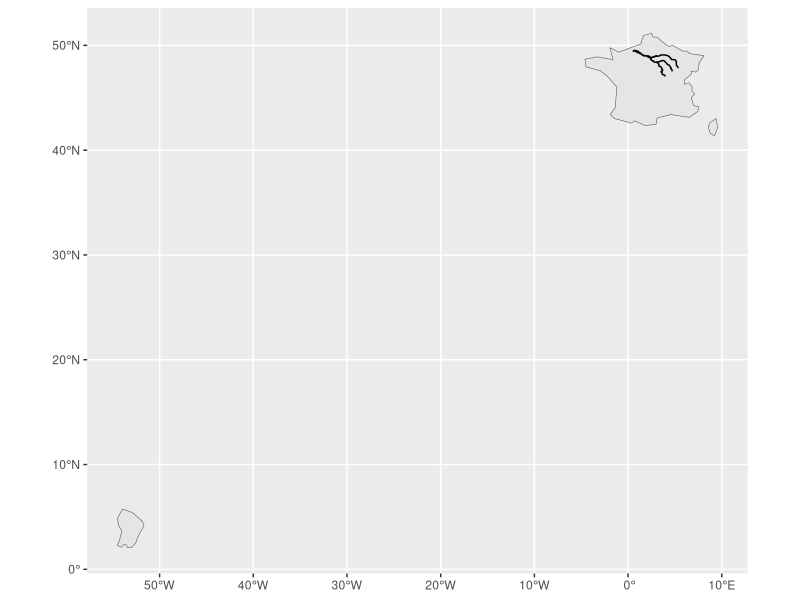
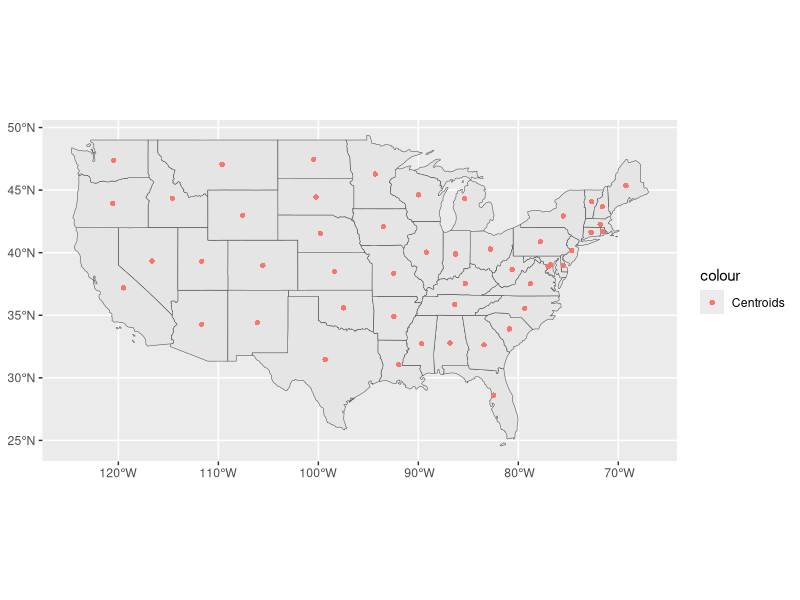
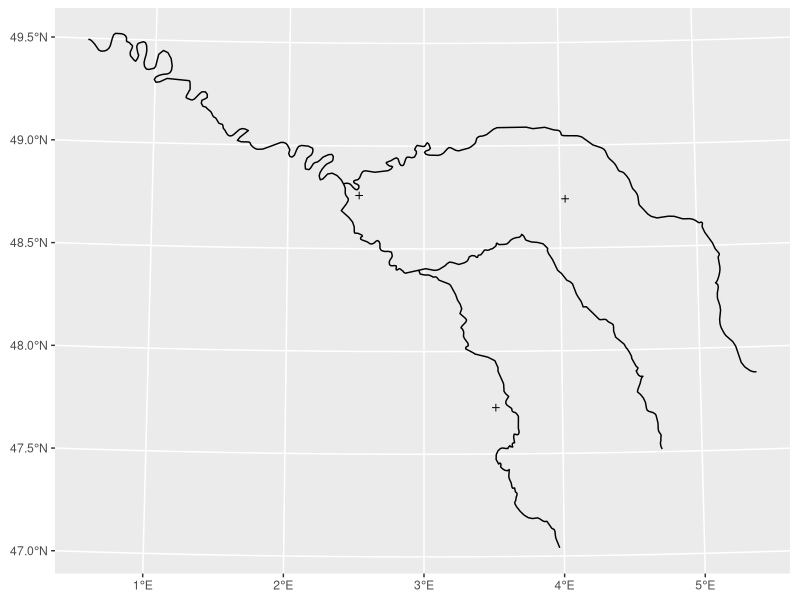
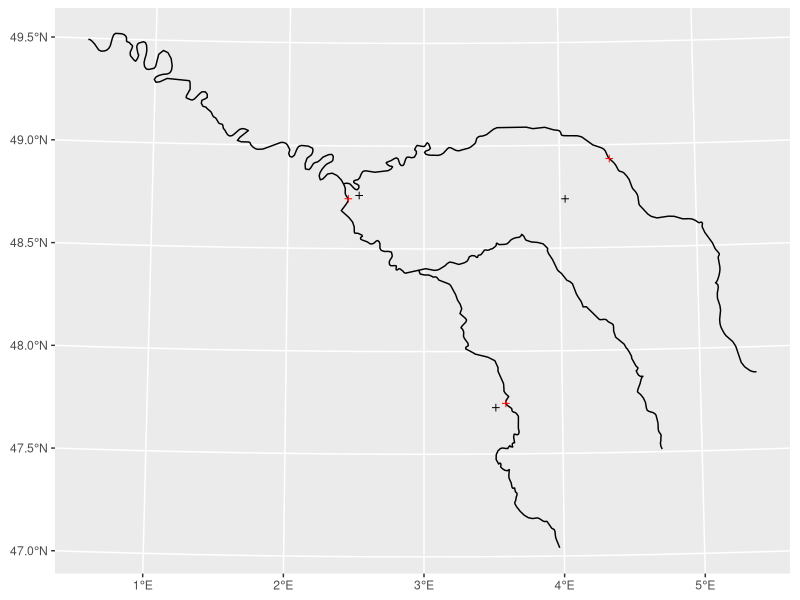
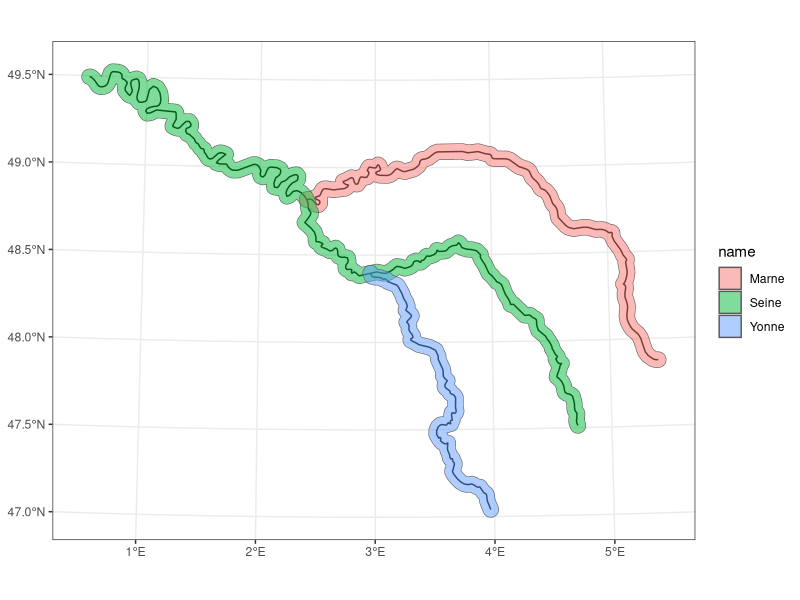
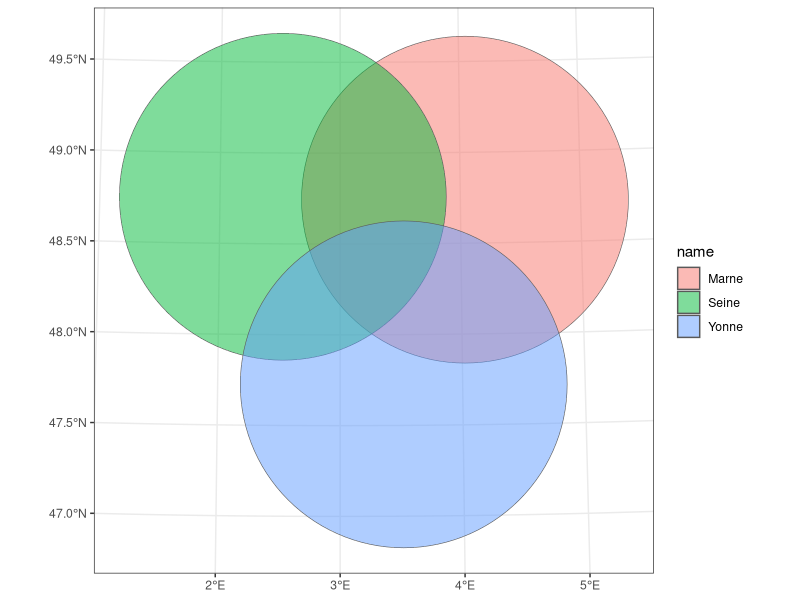
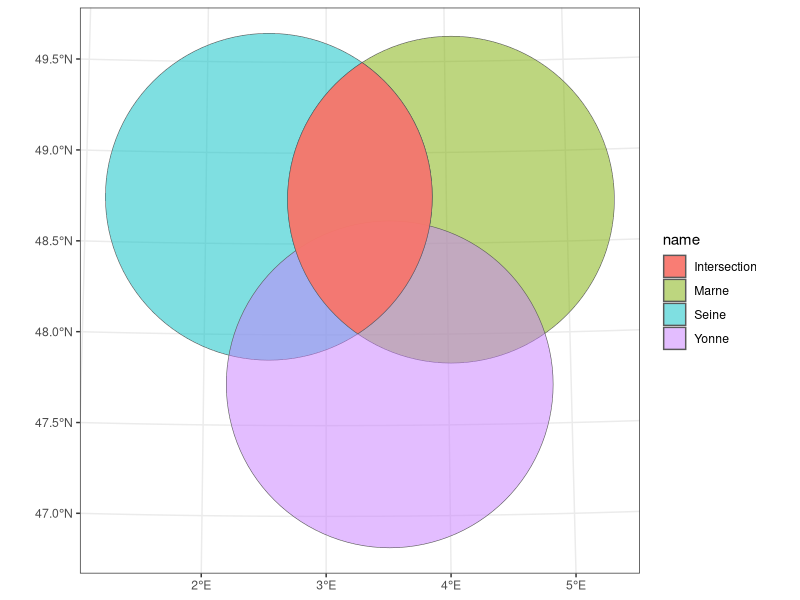
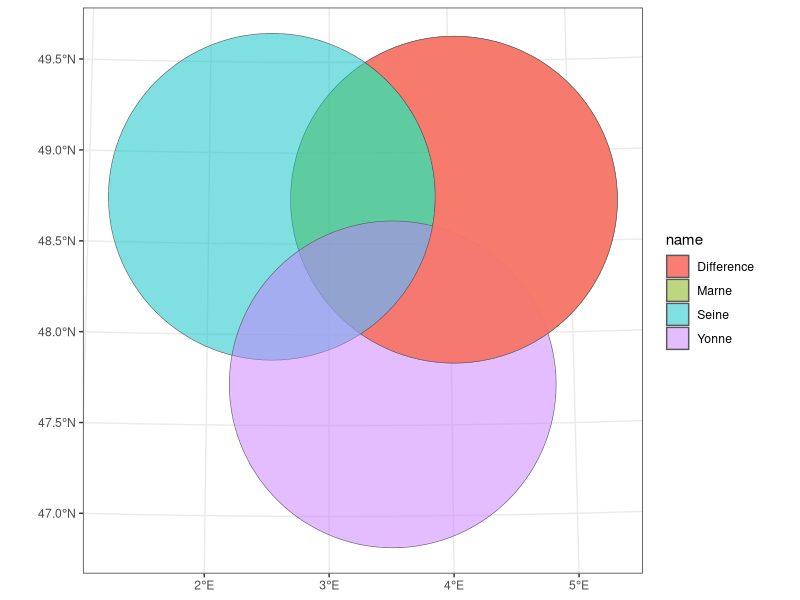

Write the R code that produced these figures, in order.
## ------------------------------------------------------
## 01_CLASS04.R - R Script for Lecture 04 (GIS course).

# version: 1.0
# Author: Bruno Conte Leite @2022-23
# b.conte@unibo.it

## ------------------------------------------------------

library(sf) # simple features' library
library(spData) # library of spatial datasets
library(tidyverse) # dplyr, ggplot, ...

# 1. UNARY GEOMETRY OPERATIONS ----

# 1.1. Simplification
sf.river <- seine
# Rivers in France:
ggplot() + 
  geom_sf(data = world %>% filter(iso_a2=='FR')) +
  geom_sf(data = sf.river)

# Simplifying (reducing resolution)
sf.river.simple <- st_simplify(
  sf.river,
  dTolerance = 2000 # tolerance (in meters): the largest, the lower the resol
  )
rm(sf.river.simple)

# 1.2. Centroids

sf.usstates <- us_states
sf.usstates
sf.us.centroids <- st_centroid(sf.usstates)
sf.us.centroids

# Fields (variables) are kept:
names(sf.usstates)
names(sf.us.centroids)

# Visualizing
ggplot() +
  geom_sf(data = sf.usstates) +
  geom_sf(data = sf.us.centroids, aes(color = 'Centroids'), shape = 16)

# Important: centroids might not overlap
# with the geometry!

ggplot() +
  geom_sf(data = sf.river) +
  geom_sf(data = st_centroid(sf.river), shape = 3)

# Use st_point_on_surface():

sf.river.centroid.surface <- st_point_on_surface(sf.river)

ggplot() +
  geom_sf(data = sf.river) +
  geom_sf(data = st_centroid(sf.river), shape = 3) +
  geom_sf(data = sf.river.centroid.surface, shape = 3, color='red')


# 1.3. Buffers:

# Use st_buffer()

sf.river.buffer <- st_buffer(
  sf.river,
  dist = 5000 # 5 km (distance is in meters!)
  )

ggplot() +
  geom_sf(data = sf.river) +
  geom_sf(data = sf.river.buffer, aes(fill=name), alpha=.5) +
  theme_bw()

# 1.4. Affine transformations: shifting, scaling, 
# rotating; see Chapter 5.2.4 of
# https://r.geocompx.org/geometry-operations.html

# ----

# 2. BINARY GEOMETRY OPERATIONS: ----

# 2.1. Clipping:

sf.circles <- st_centroid(seine) %>% 
  st_buffer(dist=100000)

ggplot() + 
  geom_sf(data = sf.circles, aes(fill=name),alpha=.5) +
  theme_bw()

# Clipping: must use unitary geometries!

sf.circle.1 <- sf.circles[1,]
sf.circle.2 <- sf.circles[2,]

sf.intersection <- st_intersection(
  sf.circle.1,
  sf.circle.2
  )
# look at the name of the fields (variables)
sf.intersection

ggplot() + 
  geom_sf(data = sf.circles, aes(fill=name),alpha=.5) +
  geom_sf(data = sf.intersection, aes(fill='Intersection'),alpha=.95) +
  theme_bw()

# Trying other clipping topological
# relationship (difference)
sf.difference <- st_difference(
  sf.circle.1,
  sf.circle.2
)

ggplot() + 
  geom_sf(data = sf.circles, aes(fill=name),alpha=.5) +
  geom_sf(data = sf.difference, aes(fill='Difference'),alpha=.95) +
  theme_bw()

# 2.2. Unions:

# Recall: attribute (or spatial) aggregation
# do unite (dissolve) touching geometries (i.e.
# polygons).

# However, if one wants to unite two TOUCHING
# polygons, use st_union():

sf.union <- st_union(
  sf.circle.1,
  sf.circle.2
)

ggplot() + 
  geom_sf(data = sf.circles, aes(fill=name),alpha=.5) +
  geom_sf(data = sf.union, aes(fill='Union'),alpha=.95) +
  theme_bw()

# ----

# 3. HANDS-IN EXERCISE ----

# 3.1. Merging and aggregating the
# world's data (attribute operations)

sf.world <- world %>% filter(!is.na(iso_a2))
df.wb <- worldbank_df %>% filter(!is.na(iso_a2))

sf.merged <- sf.world %>% 
  left_join(df.wb) %>% 
  filter(continent %in% c('North America', 'South America')) %>% 
  group_by(subregion) %>% 
  summarise(total_urban = sum(urban_pop,na.rm=T), total_pop = sum(pop,na.rm=T)) %>% 
  mutate(urban_rate = total_urban/total_pop)

p<-ggplot(sf.merged) +
  geom_sf(aes(fill=urban_rate)) +
  scale_fill_distiller(palette = 'Spectral') +
  coord_sf(crs = "+proj=laea +x_0=0 +y_0=0 +lon_0=-74 +lat_0=40") +
  theme_bw()
p

# 3.2. Spatial operations:

sf.great.london <- lnd
sf.bikes <- cycle_hire

# Watch out with names:
names(sf.great.london)
names(sf.bikes)

sf.great.london <- sf.great.london %>% 
  rename(name_london = NAME)
sf.bikes <- sf.bikes %>% 
  rename(name_bike = name)

# Spatial filtering:
sf.filtered <- sf.great.london %>% 
  st_filter(sf.bikes)

ggplot() +
  geom_sf(data = sf.filtered) +
  geom_sf(data = sf.bikes)

# Spatial join:

sf.bikes.join <- sf.bikes %>% 
  st_join(sf.great.london)

ggplot() +
  geom_sf(data = sf.filtered) +
  geom_sf(data = sf.bikes.join, aes(color = name_london))

sf.bikes.join <- sf.bikes %>% 
  st_join(sf.great.london)

# Spatial join + aggregation:

sf.glnd.join <- sf.great.london %>% 
  st_join(sf.bikes) %>% 
  group_by(name_london) %>% 
  summarize(
    total_bikes = sum(nbikes,na.rm = T),
    total_empty = sum(nempty,na.rm = T)
    )

ggplot() +
  geom_sf(data = sf.glnd.join, aes(fill=total_bikes)) +
  scale_fill_distiller(name = 'Total\nbikes',direction = 1)



# ----




























# 
# 
